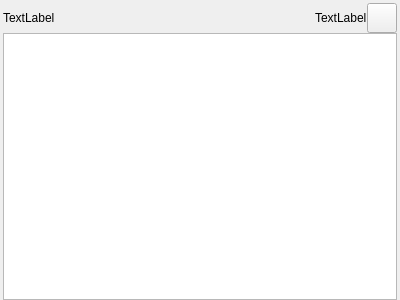
<?xml version="1.0" encoding="UTF-8"?>
<ui version="4.0">
 <class>MemoViewer</class>
 <widget class="QWidget" name="MemoViewer">
  <property name="geometry">
   <rect>
    <x>0</x>
    <y>0</y>
    <width>400</width>
    <height>300</height>
   </rect>
  </property>
  <property name="focusPolicy">
   <enum>Qt::StrongFocus</enum>
  </property>
  <property name="windowTitle">
   <string>Form</string>
  </property>
  <layout class="QVBoxLayout" name="verticalLayout">
   <property name="spacing">
    <number>0</number>
   </property>
   <property name="leftMargin">
    <number>3</number>
   </property>
   <property name="topMargin">
    <number>0</number>
   </property>
   <property name="rightMargin">
    <number>3</number>
   </property>
   <property name="bottomMargin">
    <number>0</number>
   </property>
   <item>
    <layout class="QHBoxLayout" name="horizontalLayout">
     <property name="spacing">
      <number>0</number>
     </property>
     <property name="topMargin">
      <number>3</number>
     </property>
     <item>
      <widget class="QLabel" name="label_title">
       <property name="minimumSize">
        <size>
         <width>0</width>
         <height>30</height>
        </size>
       </property>
       <property name="maximumSize">
        <size>
         <width>16777215</width>
         <height>30</height>
        </size>
       </property>
       <property name="text">
        <string>TextLabel</string>
       </property>
      </widget>
     </item>
     <item>
      <widget class="QLabel" name="label_date">
       <property name="sizePolicy">
        <sizepolicy hsizetype="Fixed" vsizetype="Preferred">
         <horstretch>0</horstretch>
         <verstretch>0</verstretch>
        </sizepolicy>
       </property>
       <property name="minimumSize">
        <size>
         <width>0</width>
         <height>30</height>
        </size>
       </property>
       <property name="maximumSize">
        <size>
         <width>16777215</width>
         <height>30</height>
        </size>
       </property>
       <property name="text">
        <string>TextLabel</string>
       </property>
      </widget>
     </item>
     <item>
      <widget class="QToolButton" name="button_more">
       <property name="minimumSize">
        <size>
         <width>30</width>
         <height>30</height>
        </size>
       </property>
       <property name="maximumSize">
        <size>
         <width>30</width>
         <height>30</height>
        </size>
       </property>
       <property name="toolTip">
        <string>More</string>
       </property>
       <property name="text">
        <string/>
       </property>
       <property name="icon">
        <iconset>
         <normaloff>:/resource/icon/more.svg</normaloff>:/resource/icon/more.svg</iconset>
       </property>
       <property name="popupMode">
        <enum>QToolButton::InstantPopup</enum>
       </property>
       <property name="toolButtonStyle">
        <enum>Qt::ToolButtonIconOnly</enum>
       </property>
       <property name="autoRaise">
        <bool>false</bool>
       </property>
      </widget>
     </item>
    </layout>
   </item>
   <item>
    <widget class="QTextBrowser" name="textBrowser">
     <property name="autoFormatting">
      <set>QTextEdit::AutoBulletList</set>
     </property>
     <property name="undoRedoEnabled">
      <bool>true</bool>
     </property>
    </widget>
   </item>
  </layout>
 </widget>
 <resources/>
 <connections/>
</ui>
